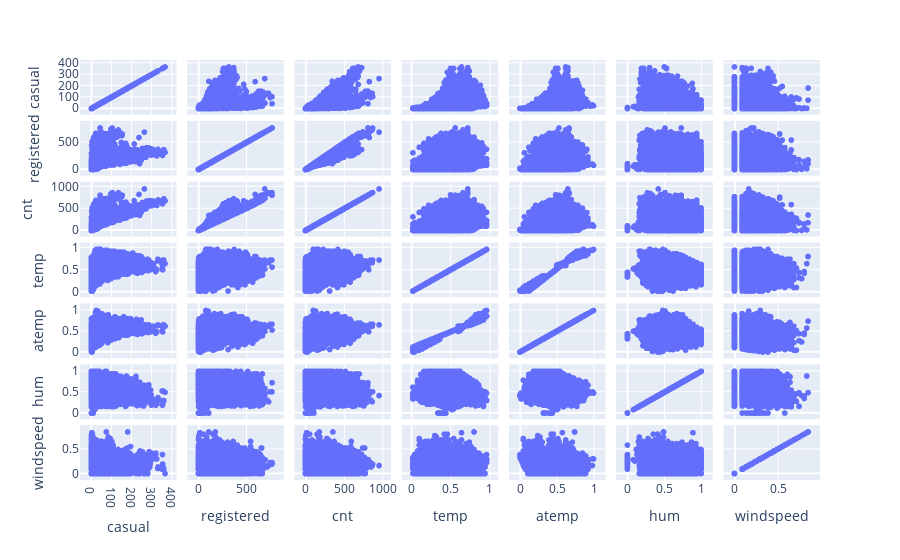

Notebook code for this chart:
### Code cell
fig = px.scatter_matrix(bike_train, dimensions=[
            # "season", "yr", "mnth",
            "casual","registered","cnt",
            # "hr","holiday","weekday","workingday","weathersit"
            "temp","atemp","hum","windspeed"])
fig.show()

### Figure 1 — Plotly figure (JSON) as saved in the notebook; plotly's stock layout.template omitted (floating-point values rounded to 4 significant figures; data arrays with more than 128 entries replaced by an {"elided": "..."} marker saying what was removed)
{"data": [{"dimensions": [{"axis": {"matches": true}, "label": "casual", "values": {"elided": "11999 int values"}}, {"axis": {"matches": true}, "label": "registered", "values": {"elided": "11999 int values"}}, {"axis": {"matches": true}, "label": "cnt", "values": {"elided": "11999 int values"}}, {"axis": {"matches": true}, "label": "temp", "values": {"elided": "11999 float values"}}, {"axis": {"matches": true}, "label": "atemp", "values": {"elided": "11999 float values"}}, {"axis": {"matches": true}, "label": "hum", "values": {"elided": "11999 float values"}}, {"axis": {"matches": true}, "label": "windspeed", "values": {"elided": "11999 float values"}}], "hovertemplate": "%{xaxis.title.text}=%{x}<br>%{yaxis.title.text}=%{y}<extra></extra>", "legendgroup": "", "marker": {"color": "#636efa", "symbol": "circle"}, "name": "", "showlegend": false, "type": "splom"}], "layout": {"dragmode": "select", "legend": {"tracegroupgap": 0}, "margin": {"t": 60}}}
